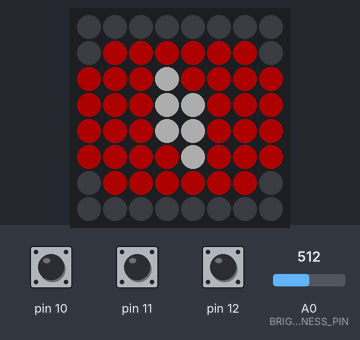
Bench run of a sketch on a simulated Arduino Uno, built with avr-gcc and run on an emulated ATmega328P. On the bench: 8×8 RGB LED matrix (first LED top left, wired row by row). The inputs (shaded band) are chosen by the test bench; at power-on: pin 10 HIGH, A0 (BRIGHTNESS_PIN) = 512, pin 12 HIGH, pin 11 HIGH. Dim RGB values are drawn brighter than linear; what the sketch prints to the serial monitor is not drawn.

Above: at 3.0 s.
3.1 s: pin 10 pulled LOW for 0.15 s
At 3.2 s:
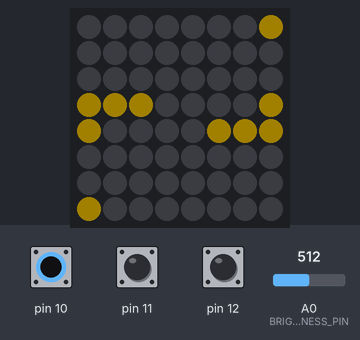
4.9 s: A0 (BRIGHTNESS_PIN) set to 6
At 5.7 s:
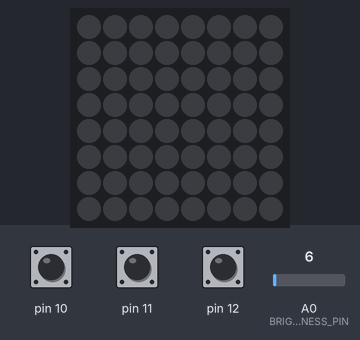
6.4 s: A0 (BRIGHTNESS_PIN) set to 110
At 6.51 s:
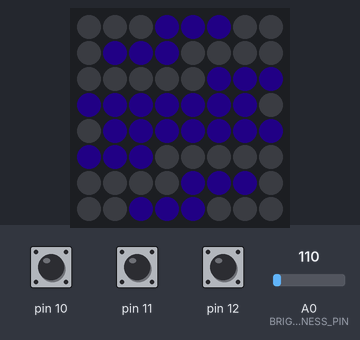
8.2 s: pin 12 pulled LOW for 0.15 s
At 9.4 s:
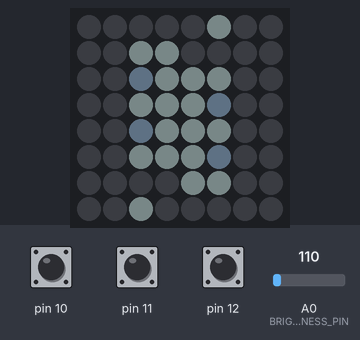
9.8 s: pin 10 pulled LOW for 1 s
At 10.33 s:
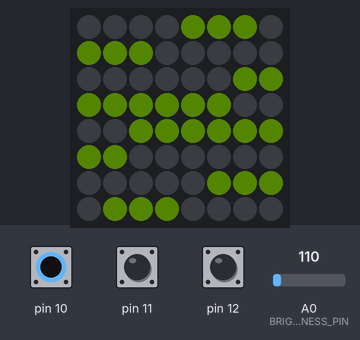
13.8 s: pin 11 pulled LOW for 0.15 s
At 14.3 s:
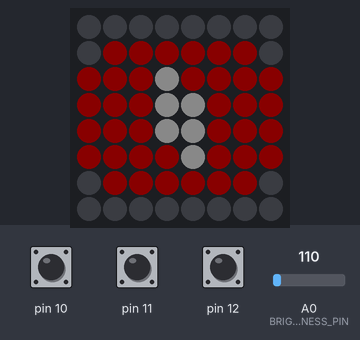

The sketch:

LedWall.ino
```cpp
#include <FastLED.h>
#include <avr/pgmspace.h>

#define WIDTH 8
#define HEIGHT 8
#define LED_COUNT WIDTH * HEIGHT
#define MAX_BRIGHTNESS 100
#define LED_PIN 3
#define COLOR_ORDER GRB
#define CHIPSET WS2811
#define BRIGHTNESS_PIN A0

uint16_t arrow[] = {
  0b00011100,
  0b00111000,
  0b01110000,
  0b11111111,
  0b11111111,
  0b01110000,
  0b00111000,
  0b00011100,
};

CRGB leds[LED_COUNT];

// Generated with https://javl.github.io/image2cpp/
// Make sure to generate with the following settings:
// - Canvas size: 16 x 16 (according to size of led matrix)
// - Background color: black
// - Scaling: stretch to fill canvas
// - Code output format: Arduino code, single bitmap
// - Draw mode: 3 bytes per pixel

#define SPEAKER_WIDTH 8
#define SPEAKER_HEIGHT 8
const uint32_t speaker [] PROGMEM = {
  // 'voice, 8x8px
  0x00000001, 0x00010101, 0x00010100, 0x00000101, 0x00000101, 0x00cdd7df, 0x00000001, 0x00010000,
  0x00000101, 0x00000000, 0x00000100, 0x00010000, 0x00cdd7df, 0x00ccd7de, 0x00010101, 0x00000100,
  0x00010101, 0x00000001, 0x00889ba6, 0x00cdd7df, 0x00cdd7df, 0x00ccd7df, 0x00010001, 0x00010001,
  0x00010101, 0x00010101, 0x00889ba7, 0x00cdd7df, 0x00cdd6de, 0x00cdd6de, 0x00000000, 0x00000101,
  0x00010000, 0x00010000, 0x00889aa6, 0x00cdd7df, 0x00ccd6de, 0x00ccd6df, 0x00000001, 0x00000000,
  0x00000001, 0x00000100, 0x00889aa6, 0x00ccd6de, 0x00ccd7de, 0x00cdd7df, 0x00010001, 0x00010000,
  0x00010000, 0x00000101, 0x00010001, 0x00000100, 0x00ccd6df, 0x00ccd7de, 0x00000001, 0x00000001,
  0x00000000, 0x00000000, 0x00000101, 0x00010001, 0x00010001, 0x00cdd6df, 0x00010100, 0x00010101
};

#define YOUTUBE_WIDTH 8
#define YOUTUBE_HEIGHT 8
const uint32_t youtube[] PROGMEM = {
  // '1384060, 8x8px
  0x00010000, 0x00010000, 0x00000101, 0x00010001, 0x00000000, 0x00010000, 0x00000100, 0x00010101,
  0x00000000, 0x00ff0001, 0x00fe0000, 0x00fe0000, 0x00fe0000, 0x00ff0100, 0x00ff0101, 0x00010100,
  0x00fe0100, 0x00fe0100, 0x00ff0000, 0x00fffefe, 0x00ff0001, 0x00fe0101, 0x00fe0101, 0x00fe0100,
  0x00fe0101, 0x00ff0101, 0x00ff0000, 0x00fffefe, 0x00fffefe, 0x00ff0100, 0x00ff0100, 0x00ff0100,
  0x00ff0101, 0x00fe0001, 0x00fe0001, 0x00ffffff, 0x00ffffff, 0x00ff0101, 0x00ff0000, 0x00fe0000,
  0x00fe0001, 0x00fe0101, 0x00ff0101, 0x00ffffff, 0x00fe0000, 0x00fe0100, 0x00fe0001, 0x00fe0001,
  0x00010000, 0x00ff0000, 0x00fe0100, 0x00fe0100, 0x00ff0000, 0x00fe0001, 0x00ff0000, 0x00000100,
  0x00010100, 0x00010001, 0x00010000, 0x00010000, 0x00010101, 0x00000101, 0x00000000, 0x00000000
};

void display_image_progmem(uint8_t* progmem, int startX, int startY, int width, int height) {
  for (int y = 0; y < height; y++) {
    for (int x = 0; x < width; x++) {
      int dx = startX + x;
      int dy = startY + y;

      if (dx < 0 || dy < 0 || dx >= WIDTH || dy >= HEIGHT) {
        continue;
      }

      int i;
      if (dy & 1) {
        // Odd row
        i = dy * WIDTH + (WIDTH - dx - 1);
      }
      else {
        // Even row
        i = dy * WIDTH + dx;
      }

//      uint32_t color = picture[y * width + x];
      uint32_t color = pgm_read_dword(progmem + (y * width + x) * 4);
      leds[i] = CRGB((color >> 16) & 0xFF, (color >> 8) & 0xFF, (color >> 0) & 0xFF);
    }
  }
}

void display_binary_image(uint16_t* picture, int startX, int startY, int width, int height, CRGB color) {
  for (int y = 0; y < height; y++) {
    uint16_t row = picture[y];
    for (int x = 0; x < width; x++) {

      int dx = startX + x;
      int dy = startY + y;


      if (dx < 0 || dy < 0 || dx >= WIDTH || dy >= HEIGHT) {
        continue;
      }

      int i;
      if (dy & 1) {
        // Odd row
        i = dy * WIDTH + (WIDTH - dx - 1);
      }
      else {
        // Even row
        i = dy * WIDTH + dx;
      }

      //      leds[i] = ((row >> x) & 0x1) ? color : CRGB(0, 0, 0);
      if ((row >> x) & 0x1)
        leds[i] = color;
    }
  }
}

void clear_display() {
  for (int i = 0; i < LED_COUNT; i++) {
    leds[i] = CRGB(0, 0, 0);
  }
}

void setup() {
  pinMode(10, INPUT_PULLUP);
  pinMode(11, INPUT_PULLUP);
  pinMode(12, INPUT_PULLUP);
  pinMode(BRIGHTNESS_PIN, INPUT);

  Serial.begin(9600);

  FastLED.addLeds<CHIPSET, LED_PIN, COLOR_ORDER>(leds, LED_COUNT);
  FastLED.setBrightness(10);

  Serial.println("Starting...\n");
  delay(1000);

  clear_display();
  FastLED.show();

  for (int i = 0; i < LED_COUNT; i++) {
    leds[i] = CRGB(255, 0, 0);
    FastLED.show();
    delay(10);
  }
}

uint8_t current_animation = 1;
uint8_t hsvCounter = 0;

void loop() {

  if (digitalRead(10) == 0) {
    current_animation = 0;
  }
  else if (digitalRead(11) == 0) {
    current_animation = 1;
  }
  else if (digitalRead(12) == 0) {
    current_animation = 2;
  }

  if (current_animation == 0) {
    clear_display();
    CHSV c = CHSV(hsvCounter * 4, 255, 255);
    display_binary_image(arrow, hsvCounter % 24 - 8, 0, 8, 8, c);
    display_binary_image(arrow, (hsvCounter + 12) % 24 - 8, 0, 8, 8, c);
  }
  else if (current_animation == 1) {
    clear_display();
    display_image_progmem((uint8_t*)youtube, 0, 0, YOUTUBE_WIDTH, YOUTUBE_HEIGHT);
  }
  else if (current_animation == 2) {
    clear_display();
    display_image_progmem((uint8_t*)speaker, 0, 0, SPEAKER_WIDTH, SPEAKER_HEIGHT);
  }

  int brightness = analogRead(BRIGHTNESS_PIN);
  FastLED.setBrightness(map(brightness, 0, 1024, 0, MAX_BRIGHTNESS));

  FastLED.show();
  delay(100);
  hsvCounter++;
}
```

Measured:
- after the input at 3.1 s, the LEDs: change after 0.06 s (image 1)
- after the input at 4.9 s, the LEDs: change at once (image 2)
- after the input at 6.4 s, the LEDs: change after 0.06 s (image 3)
- after the input at 8.2 s, the LEDs: change at once (image 4)
- after the input at 9.8 s, the LEDs: first change after 0.07 s (image 5 shows a later state)
- after the input at 13.8 s, the LEDs: change after 0.09 s (image 6)
